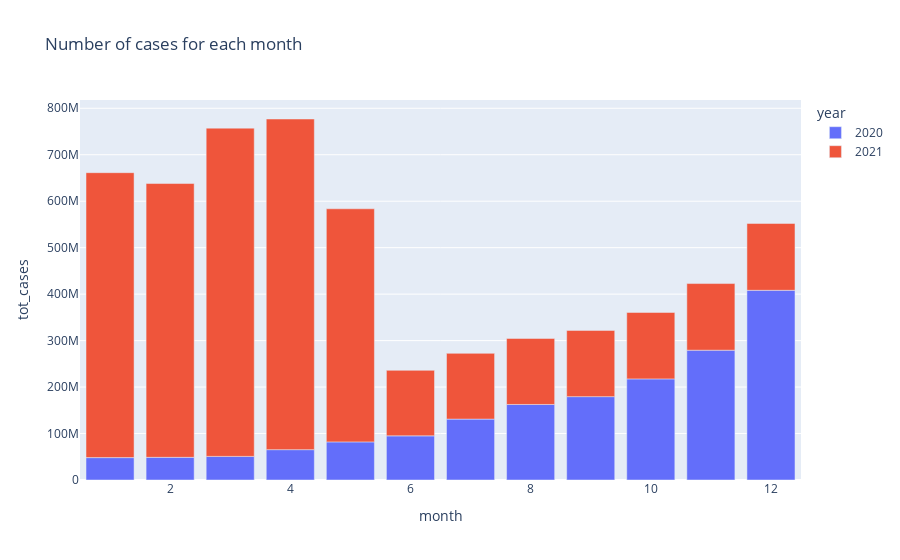

Notebook code cell kept with this figure:
### Code cell
codf['month'] = codf.date.dt.month
cov_eda_2020 = codf[codf.date.dt.year == 2020].groupby('month').sum()
cov_eda_2020['year'],cov_eda_2020['month'] = '2020',cov_eda_2020.index
cov_eda_2021 = codf[codf.date.dt.year == 2021].groupby('month').sum()
cov_eda_2021['year'],cov_eda_2021['month'] ='2021',cov_eda_2021.index
cov_eda = pd.concat([cov_eda_2020,cov_eda_2021])
px.bar(cov_eda,x='month',y='tot_cases',color = 'year',title='Number of cases for each month')

### Figure 1 — Plotly figure (JSON) as saved in the notebook; plotly's stock layout.template omitted (floating-point values rounded to 4 significant figures)
{"data": [{"alignmentgroup": "True", "hovertemplate": "year=2020<br>month=%{x}<br>tot_cases=%{y}<extra></extra>", "legendgroup": "2020", "marker": {"color": "#636efa", "pattern": {"shape": ""}}, "name": "2020", "offsetgroup": "2020", "orientation": "v", "showlegend": true, "textposition": "auto", "type": "bar", "x": [1, 2, 3, 4, 5, 6, 7, 8, 9, 10, 11, 12], "xaxis": "x", "y": [48158141, 48759043, 50813289, 65308092, 82046593, 95013295, 131025943, 162577178, 179404309, 217601048, 279369467, 408239794], "yaxis": "y"}, {"alignmentgroup": "True", "hovertemplate": "year=2021<br>month=%{x}<br>tot_cases=%{y}<extra></extra>", "legendgroup": "2021", "marker": {"color": "#EF553B", "pattern": {"shape": ""}}, "name": "2021", "offsetgroup": "2021", "orientation": "v", "showlegend": true, "textposition": "auto", "type": "bar", "x": [1, 2, 3, 4, 5, 6, 7, 8, 9, 10, 11, 12], "xaxis": "x", "y": [613235568, 589294357, 706456782, 711616693, 501642564, 141018968, 141545073, 142084879, 142557308, 142982515, 143428665, 143901077], "yaxis": "y"}], "layout": {"autosize": true, "barmode": "relative", "legend": {"title": {"text": "year"}, "tracegroupgap": 0}, "title": {"text": "Number of cases for each month"}, "xaxis": {"anchor": "y", "autorange": true, "domain": [0, 1], "range": [0.5, 12.5], "title": {"text": "month"}, "type": "linear"}, "yaxis": {"anchor": "x", "autorange": true, "domain": [0, 1], "range": [0, 817800000.0], "title": {"text": "tot_cases"}, "type": "linear"}}}
